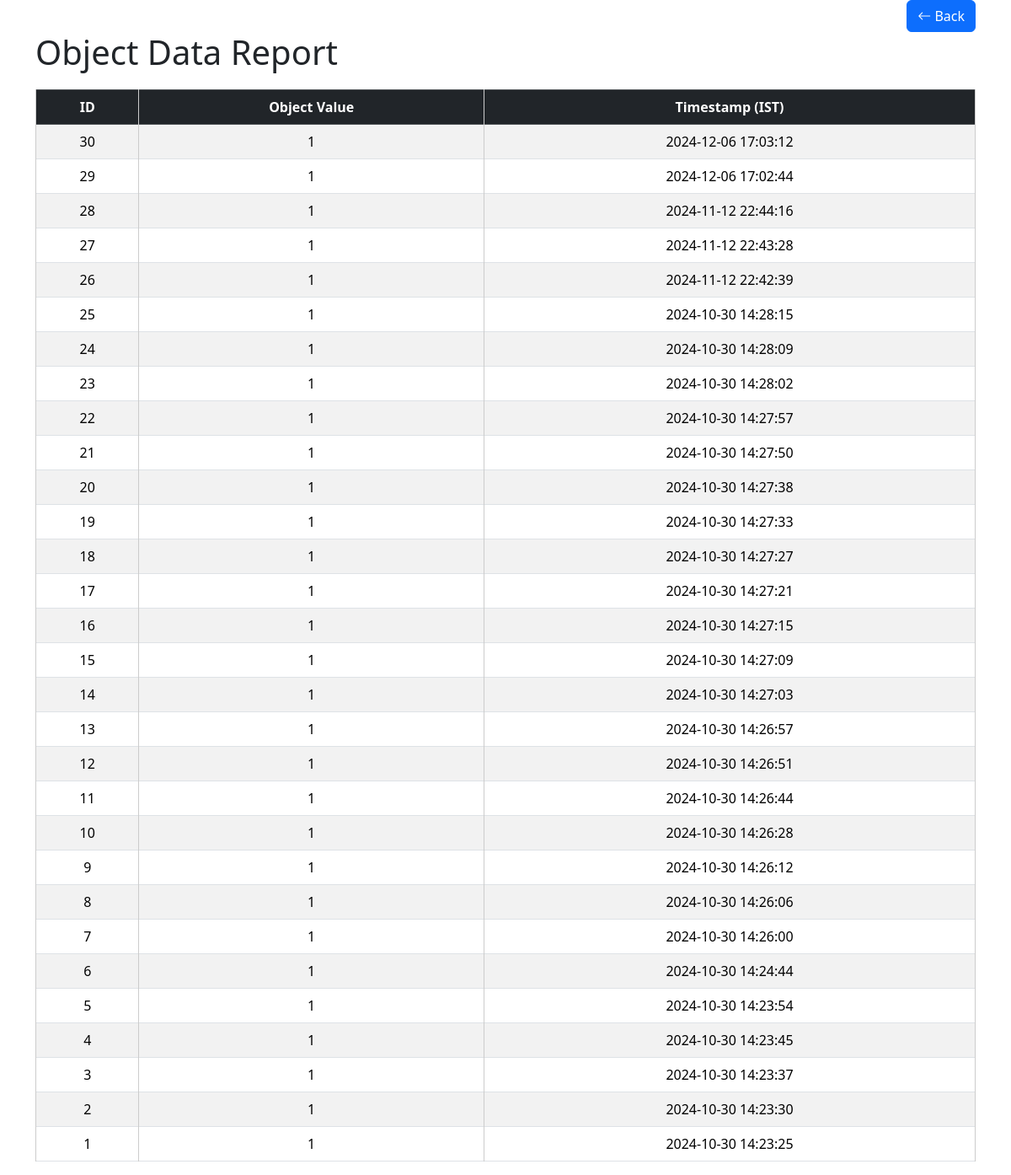
/object-data-report/, run on the app's committed database.
### app/models.py (models this page shows)
class ObjectData(models.Model):
    object_value = models.IntegerField()
    timestamp = models.DateTimeField()

### app/views.py (the view)
# urls.py: path('object-data-report/', views.object_data_report, name='object_data_report'),
def object_data_report(request):
    object_data_list = ObjectData.objects.all().order_by('-timestamp')  # Order by timestamp descending
    context = {
        'object_data_list': object_data_list
    }
    return render(request, 'report/object_data_report.html', context)

### app/templates/report/object_data_report.html (shortened to what this page needs)
<!DOCTYPE html>
<html lang="en">
<head>
    <link href="https://cdn.jsdelivr.net/npm/bootstrap@5.3.3/dist/css/bootstrap.min.css" rel="stylesheet">
    <link rel="stylesheet" href="https://cdn.jsdelivr.net/npm/bootstrap-icons@1.8.1/font/bootstrap-icons.css">
</head>
<body>
    <div class=' container text-end'>
        <a href="javascript:history.back()" class="btn btn-primary">
            <i class="bi bi-arrow-left"></i> Back
        </a>
    </div>
    <div class=' container'>
    <h1>Object Data Report</h1>
    <table class='table table-bordered table-hover table-striped'>
        <thead class='table-dark'>
            <tr>
                <th>ID</th>
                <th>Object Value</th>
                <th>Timestamp (IST)</th>
            </tr>
        </thead>
        <tbody>
            {% for data in object_data_list %}
            <tr>
                <td>{{ data.id }}</td>
                <td>{{ data.object_value }}</td>
                <td>{{ data.timestamp|date:"Y-m-d H:i:s" }}</td>
            </tr>
            {% empty %}
            <tr>
                <td colspan="3">No data available</td>
            </tr>
            {% endfor %}
        </tbody>
    </table>
</body>
</html>

### app/templates/report/object_data_report.html (style rules this page uses)
table { width: 100%; border-collapse: collapse; margin-top: 20px; }
th, td { padding: 8px 12px; border: 1px solid #ccc; text-align: center; }
th { background-color: #f4f4f4; }

### data on the page
ObjectData: id "30", object_value "1", timestamp "2024-12-06 17:03:12"
ObjectData: id "29", object_value "1", timestamp "2024-12-06 17:02:44"
ObjectData: id "28", object_value "1", timestamp "2024-11-12 22:44:16"
ObjectData: id "27", object_value "1", timestamp "2024-11-12 22:43:28"
ObjectData: id "26", object_value "1", timestamp "2024-11-12 22:42:39"
ObjectData: id "25", object_value "1", timestamp "2024-10-30 14:28:15"
ObjectData: id "24", object_value "1", timestamp "2024-10-30 14:28:09"
ObjectData: id "23", object_value "1", timestamp "2024-10-30 14:28:02"
ObjectData: id "22", object_value "1", timestamp "2024-10-30 14:27:57"
ObjectData: id "21", object_value "1", timestamp "2024-10-30 14:27:50"
ObjectData: id "20", object_value "1", timestamp "2024-10-30 14:27:38"
ObjectData: id "19", object_value "1", timestamp "2024-10-30 14:27:33"
ObjectData: id "18", object_value "1", timestamp "2024-10-30 14:27:27"
ObjectData: id "17", object_value "1", timestamp "2024-10-30 14:27:21"
ObjectData: id "16", object_value "1", timestamp "2024-10-30 14:27:15"
ObjectData: id "15", object_value "1", timestamp "2024-10-30 14:27:09"
ObjectData: id "14", object_value "1", timestamp "2024-10-30 14:27:03"
ObjectData: id "13", object_value "1", timestamp "2024-10-30 14:26:57"
ObjectData: id "12", object_value "1", timestamp "2024-10-30 14:26:51"
ObjectData: id "11", object_value "1", timestamp "2024-10-30 14:26:44"
ObjectData: id "10", object_value "1", timestamp "2024-10-30 14:26:28"
ObjectData: id "9", object_value "1", timestamp "2024-10-30 14:26:12"
ObjectData: id "8", object_value "1", timestamp "2024-10-30 14:26:06"
ObjectData: id "7", object_value "1", timestamp "2024-10-30 14:26:00"
ObjectData: id "6", object_value "1", timestamp "2024-10-30 14:24:44"
ObjectData: id "5", object_value "1", timestamp "2024-10-30 14:23:54"
ObjectData: id "4", object_value "1", timestamp "2024-10-30 14:23:45"
ObjectData: id "3", object_value "1", timestamp "2024-10-30 14:23:37"
ObjectData: id "2", object_value "1", timestamp "2024-10-30 14:23:30"
ObjectData: id "1", object_value "1", timestamp "2024-10-30 14:23:25"
